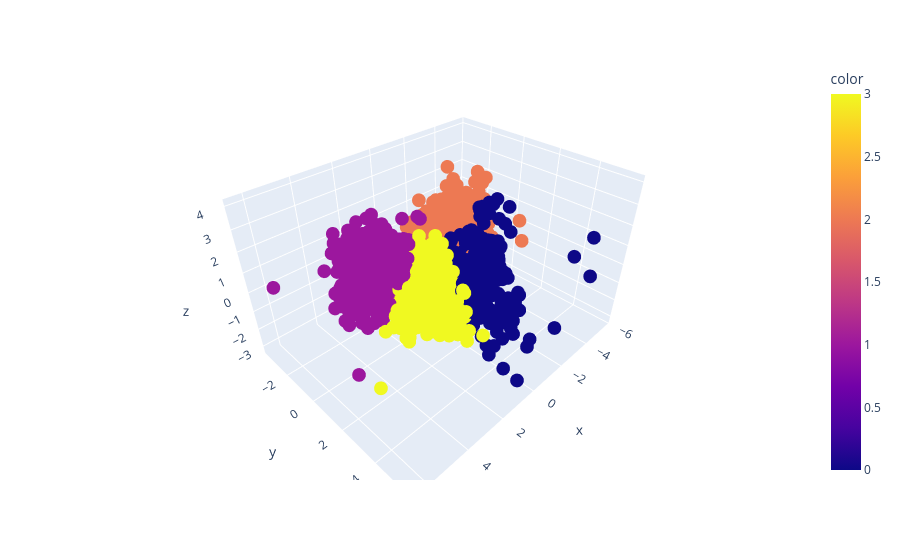

Notebook source saved alongside this figure:
### Code cell
px.scatter_3d(x = X_pca[:,0],y =X_pca[:,1],z =X_pca[:,2],color = labels)

### Figure 1 — Plotly figure (JSON) as saved in the notebook; plotly's stock layout.template omitted (floating-point values rounded to 4 significant figures; data arrays with more than 128 entries replaced by an {"elided": "..."} marker saying what was removed)
{"data": [{"hovertemplate": "x=%{x}<br>y=%{y}<br>z=%{z}<br>color=%{marker.color}<extra></extra>", "legendgroup": "", "marker": {"color": {"elided": "2235 int values"}, "coloraxis": "coloraxis", "symbol": "circle"}, "mode": "markers", "name": "", "scene": "scene", "showlegend": false, "type": "scatter3d", "x": {"elided": "2235 float values"}, "y": {"elided": "2235 float values"}, "z": {"elided": "2235 float values"}}], "layout": {"coloraxis": {"colorbar": {"title": {"text": "color"}}, "colorscale": [[0, "#0d0887"], [0.1111, "#46039f"], [0.2222, "#7201a8"], [0.3333, "#9c179e"], [0.4444, "#bd3786"], [0.5556, "#d8576b"], [0.6667, "#ed7953"], [0.7778, "#fb9f3a"], [0.8889, "#fdca26"], [1, "#f0f921"]]}, "legend": {"tracegroupgap": 0}, "margin": {"t": 60}, "scene": {"domain": {"x": [0, 1], "y": [0, 1]}, "xaxis": {"title": {"text": "x"}}, "yaxis": {"title": {"text": "y"}}, "zaxis": {"title": {"text": "z"}}}}}
